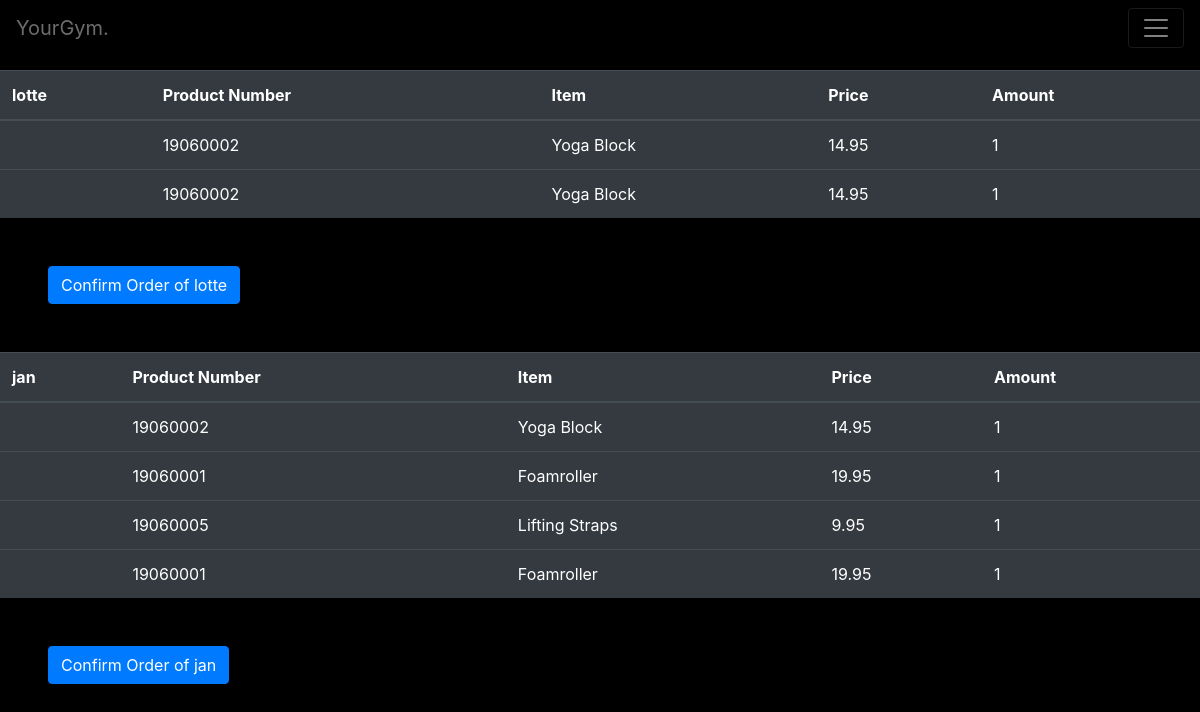
The page /orders on the database its author committed.
### main/models.py (models this page shows)
class Order(models.Model):
    user = models.CharField(max_length=64)
    product_number = models.IntegerField(null=True, blank=True)
    item = models.CharField(max_length=255, blank=True)
    price = models.DecimalField(decimal_places=2, max_digits=6, default=0)
    amount = models.IntegerField(default=1)
    payment = models.CharField(max_length=13)

### main/views.py (the view)
# urls.py: path("orders", views.orders, name="orders"),
def orders(request):
    context = {
        "orders": Order.objects.all()
    }
    return render(request, "main/orders.html", context)

### main/templates/main/orders.html (shortened to what this page needs)
{% extends "main/layout.html"%}
{% block main %}
{% regroup orders by user as user_list %}
  {% for user in user_list %}
  <table class="table table-dark">
  <thead>
    <th> {{ user.grouper }} </th>
    <th> Product Number </th>
    <th> Item </th>
    <th> Price </th>
    <th> Amount </th>
  </thead>
  <tbody>
     {% for order in user.list %}
    <tr>
      <td>  </td>
      <td> {{ order.product_number }} </td>
      <td> {{ order.item }} </td>
      <td> {{ order.price }} </td>
      <td> {{ order.amount }} </td>
    </tr>
    {% endfor %}
  </tbody>
  </table>
  <form class="m-5" action="{% url 'ordercomplete' user.grouper %}" method="post">
    <button type="button" action="{% url 'ordercomplete' user.grouper %}" method="post" class="btn btn-primary" data-toggle="modal" data-target="#exampleModal">
      Confirm Order of {{user.grouper}}
    </button>
  </form>
  {% endfor %}
{% endblock %}

### main/static/main/stylesheet.css (style rules this page uses)
body { background-color: #000000; color: #ffffff; padding-top: 70px; }

### rows shown on the page
Order: grouper "lotte", product_number "19060002", item "Yoga Block", price "14.95", amount "1", grouper "lotte"
Order: product_number "19060002", item "Yoga Block", price "14.95", amount "1"
Order: grouper "jan", product_number "19060002", item "Yoga Block", price "14.95", amount "1", grouper "jan"
Order: product_number "19060001", item "Foamroller", price "19.95", amount "1"
Order: product_number "19060005", item "Lifting Straps", price "9.95", amount "1"
Order: product_number "19060001", item "Foamroller", price "19.95", amount "1"
